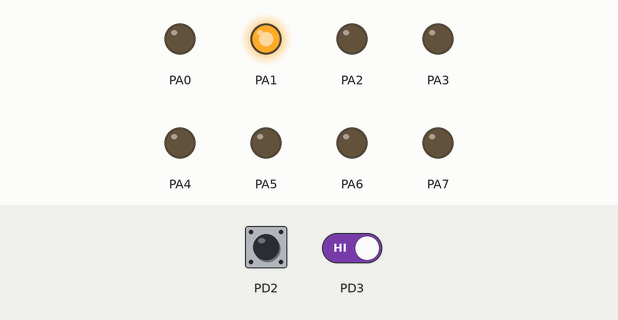
Recording of a program running on a simulated ATmega16, built with avr-gcc and emulated at 8 MHz. Parts: output pins drawn as LEDs (lit = HIGH). The inputs (shaded band) are chosen by the test bench; at power-on: PD2 HIGH, PD3 HIGH.

Above: at 1.2 s.
1.3 s: PD2 driven LOW
At 2.3 s:
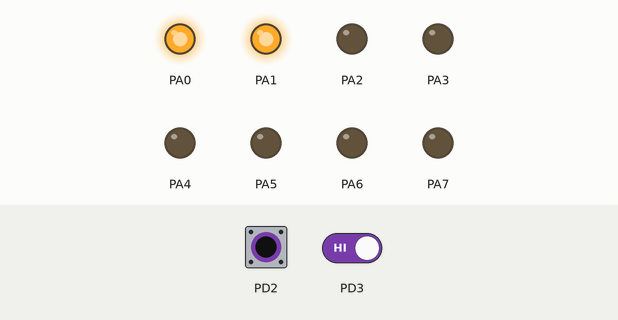
2.8 s: PD3 driven LOW
At 3.4 s:
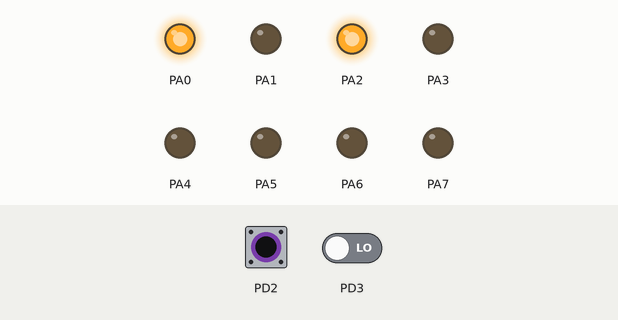
4.3 s: PD2 pulsed HIGH 5 times (0.12 s each, 0.3 s apart)
At 6.3 s:
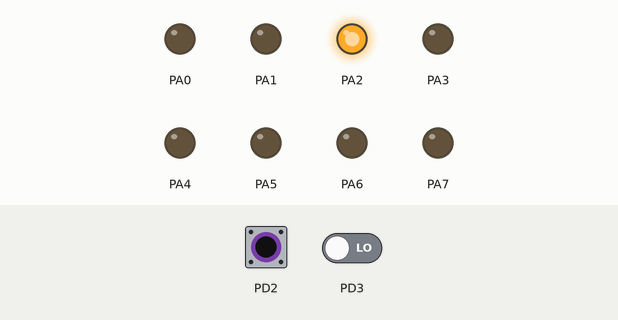
Timing chart, 0 to 7.8 s (numbered marks = the images above; inputs shaded):
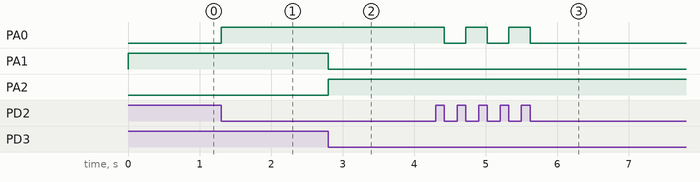

Measured:
- after the input at 1.3 s, PA0: LOW → HIGH at once
- after the input at 2.8 s, PA1: HIGH → LOW at once; PA2: LOW → HIGH at once
- after the input at 4.3 s, PA0: alternates HIGH for 0.30 s and LOW for 0.30 s, 5 changes in all, then stays LOW, starting after 0.12 s

The program:

main.cpp
```cpp
/*
 * AVR INTERRUPT.cpp
 *
 * Created: 6/23/2017 1:53:59 PM
 * Author : Anh Khoa
 */

#include <avr/io.h>
#define F_CPU 8000000
#include <avr/interrupt.h>
#include <util/delay.h>


int main(void)
{
    /* Replace with your application code */
	DDRA = 0xff;
	PORTA = 0x00;
	PORTA |= (1 << 1);

	DDRD = 0x00;

	GICR |= (1 << INT0) | (1 << INT1); // Enable INT0 & INT1
	MCUCR |= (1 << ISC01) | (1 << ISC11);

	sei();
    while (1)
    {
    }
}

ISR(INT0_vect)
{
	PORTA ^= (1 << 0);
}

ISR(INT1_vect)
{
	PORTA ^= ((1 << 1) | (1 << 2));
}
```
